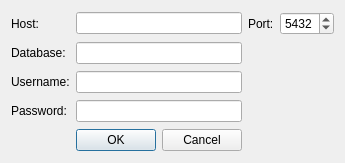
<?xml version="1.0" encoding="UTF-8"?>
<ui version="4.0">
 <class>DialogWindow</class>
 <widget class="QDialog" name="DialogWindow">
  <property name="geometry">
   <rect>
    <x>0</x>
    <y>0</y>
    <width>334</width>
    <height>163</height>
   </rect>
  </property>
  <property name="windowTitle">
   <string>Enter Databse Info</string>
  </property>
  <layout class="QGridLayout" name="gridLayout">
   <item row="0" column="0">
    <widget class="QLabel" name="label_host">
     <property name="text">
      <string>Host:</string>
     </property>
    </widget>
   </item>
   <item row="0" column="1">
    <widget class="QLineEdit" name="lineEdit_host"/>
   </item>
   <item row="0" column="2">
    <widget class="QLabel" name="label_port">
     <property name="text">
      <string>Port:</string>
     </property>
    </widget>
   </item>
   <item row="0" column="3">
    <widget class="QSpinBox" name="spinBox_port">
     <property name="maximum">
      <number>9999</number>
     </property>
     <property name="value">
      <number>5432</number>
     </property>
    </widget>
   </item>
   <item row="1" column="0">
    <widget class="QLabel" name="label_database">
     <property name="text">
      <string>Database:</string>
     </property>
    </widget>
   </item>
   <item row="1" column="1">
    <widget class="QLineEdit" name="lineEdit_database"/>
   </item>
   <item row="2" column="0">
    <widget class="QLabel" name="label_username">
     <property name="text">
      <string>Username:</string>
     </property>
    </widget>
   </item>
   <item row="2" column="1">
    <widget class="QLineEdit" name="lineEdit_username"/>
   </item>
   <item row="3" column="0">
    <widget class="QLabel" name="label_password">
     <property name="text">
      <string>Password:</string>
     </property>
    </widget>
   </item>
   <item row="3" column="1">
    <widget class="QLineEdit" name="lineEdit_password"/>
   </item>
   <item row="4" column="1">
    <widget class="QDialogButtonBox" name="buttonBox">
     <property name="orientation">
      <enum>Qt::Horizontal</enum>
     </property>
     <property name="standardButtons">
      <set>QDialogButtonBox::Cancel|QDialogButtonBox::Ok</set>
     </property>
    </widget>
   </item>
  </layout>
 </widget>
 <resources/>
 <connections>
  <connection>
   <sender>buttonBox</sender>
   <signal>accepted()</signal>
   <receiver>DialogWindow</receiver>
   <slot>accept()</slot>
   <hints>
    <hint type="sourcelabel">
     <x>248</x>
     <y>254</y>
    </hint>
    <hint type="destinationlabel">
     <x>157</x>
     <y>274</y>
    </hint>
   </hints>
  </connection>
  <connection>
   <sender>buttonBox</sender>
   <signal>rejected()</signal>
   <receiver>DialogWindow</receiver>
   <slot>reject()</slot>
   <hints>
    <hint type="sourcelabel">
     <x>316</x>
     <y>260</y>
    </hint>
    <hint type="destinationlabel">
     <x>286</x>
     <y>274</y>
    </hint>
   </hints>
  </connection>
 </connections>
</ui>
